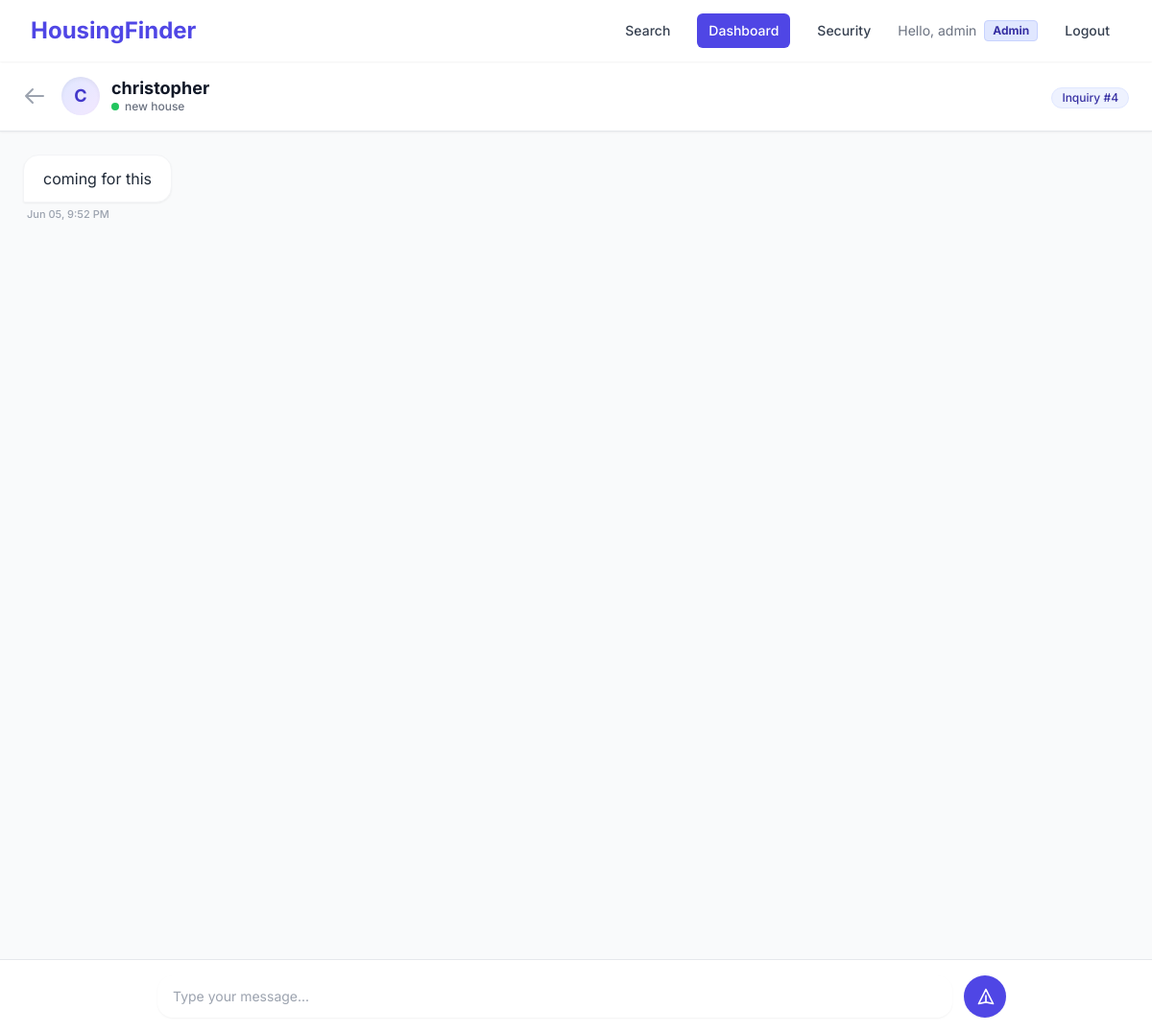
The page /chat/4/ (signed in) on the database its author committed.
### accounts/models.py (models this page shows, shortened)
class User(AbstractUser):
    class Role(models.TextChoices):
        STUDENT = 'STUDENT', 'Student'
        LANDLORD = 'LANDLORD', 'Landlord'
        ADMIN = 'ADMIN', 'Admin'
    role = models.CharField(max_length=20, choices=Role.choices, default=Role.STUDENT)
    phone_number = models.CharField(
        max_length=20,
        blank=True,
        null=True,
        validators=[
            RegexValidator(
                regex=r'^[+]?[0-9]{7,20}$',
                message='Phone number must contain 7-20 digits and may start with +',
                code='invalid_phone'
            )
        ],
        help_text='Format: +1234567890 or 1234567890'
    )

### properties/models.py (models this page shows, shortened)
class Inquiry(models.Model):
    property = models.ForeignKey(Property, on_delete=models.CASCADE, related_name='inquiries')
    student = models.ForeignKey(settings.AUTH_USER_MODEL, on_delete=models.CASCADE, related_name='inquiries')
    created_at = models.DateTimeField(auto_now_add=True)

class Property(models.Model):
    landlord = models.ForeignKey(settings.AUTH_USER_MODEL, on_delete=models.CASCADE, related_name='properties')
    title = models.CharField(max_length=200)
    description = models.TextField()
    price_per_month = models.DecimalField(max_digits=10, decimal_places=2)
    latitude = models.FloatField(null=True, blank=True)
    longitude = models.FloatField(null=True, blank=True)
    amenities = models.JSONField(default=list, blank=True) # e.g. ["WiFi", "Water Borehole"]
    distance_to_campus = models.FloatField(help_text="Distance in kilometers", null=True, blank=True)
    created_at = models.DateTimeField(auto_now_add=True)
    updated_at = models.DateTimeField(auto_now=True)

class Message(models.Model):
    inquiry = models.ForeignKey(Inquiry, on_delete=models.CASCADE, related_name='messages')
    sender = models.ForeignKey(settings.AUTH_USER_MODEL, on_delete=models.CASCADE)
    content = models.TextField()
    created_at = models.DateTimeField(auto_now_add=True)
    is_read = models.BooleanField(default=False)
    class Meta:
        ordering = ['created_at']

### properties/views.py (the view)
# urls.py: path('chat/<int:inquiry_id>/', views.chat_view, name='chat'),
@login_required
def chat_view(request, inquiry_id):
    inquiry = get_object_or_404(Inquiry, pk=inquiry_id)
    if request.user != inquiry.student and request.user.role != 'ADMIN':
        messages.error(request, "You do not have permission to view this chat.")
        return redirect('dashboard')
    chat_messages = inquiry.messages.all()
    unread_messages = chat_messages.exclude(sender=request.user).filter(is_read=False)
    unread_messages.update(is_read=True)
    context = {
        'inquiry': inquiry,
        'chat_messages': chat_messages,
    }
    return render(request, 'chat.html', context)

### accounts/logging_utils.py (called while the page is built)
    def __call__(self, request):
        response = self.get_response(request)
        if not request.path.startswith(('/static/', '/media/')):
            if response.status_code >= 400 or any(important_path in request.path for important_path in ['/admin/', '/dashboard/', '/login', '/signup']):
                user = request.user if request.user.is_authenticated else None
                log_event(
                    level=SystemLog.LogLevel.WARNING if response.status_code >= 400 else SystemLog.LogLevel.INFO,
                    category=SystemLog.LogCategory.SECURITY,
                    action=f"{request.method} {request.path}",
                    message=f"Status: {response.status_code}",
                    user=user,
                    request=request,
                    status_code=response.status_code
                )
        return response

### templates/chat.html (shortened to what this page needs)
{% extends 'base.html' %}
{% block content %}
<div class="flex-grow flex flex-col bg-gray-50 h-[calc(100vh-64px)]">
    <div class="bg-white border-b border-gray-200 px-6 py-4 flex items-center justify-between sticky top-0 z-10 shadow-sm">
        <div class="flex items-center">
            <a href="{% url 'dashboard' %}" class="mr-4 text-gray-400 hover:text-gray-600 transition-colors">
                <svg class="w-6 h-6" fill="none" stroke="currentColor" viewBox="0 0 24 24"><path stroke-linecap="round" stroke-linejoin="round" stroke-width="2" d="M10 19l-7-7m0 0l7-7m-7 7h18"></path></svg>
            </a>
            <div class="h-10 w-10 rounded-full bg-gradient-to-br from-indigo-100 to-purple-100 flex items-center justify-center text-indigo-700 font-bold text-lg shadow-inner mr-3">
                {% if request.user == inquiry.student %}
                    A
                {% else %}
                    {{ inquiry.student.username|make_list|first|upper }}
                {% endif %}
            </div>
            <div>
                <h2 class="text-lg font-bold text-gray-900 leading-tight">
                        {% if request.user == inquiry.student %}
                            Admin
                        {% else %}
                            {{ inquiry.student.username }}
                        {% endif %}
                </h2>
                <div class="flex items-center">
                    <span class="w-2 h-2 bg-green-500 rounded-full mr-1.5"></span>
                    <a href="{% url 'property_detail' inquiry.property.id %}" class="text-xs font-medium text-gray-500 hover:text-indigo-600 transition-colors truncate max-w-[200px] sm:max-w-xs">{{ inquiry.property.title }}</a>
                </div>
            </div>
        </div>
        <div class="hidden sm:block text-right">
            <span class="inline-flex items-center px-2.5 py-0.5 rounded-full text-xs font-medium bg-indigo-50 text-indigo-800 border border-indigo-100">
                Inquiry #{{ inquiry.id }}
            </span>
        </div>
    </div>
    <div id="chat-messages" class="flex-1 p-6 overflow-y-auto bg-[#F9FAFB] flex flex-col space-y-4">
        {% for message in chat_messages %}
            <div class="flex w-full {% if message.sender == request.user %}justify-end{% else %}justify-start{% endif %}">
                <div class="flex flex-col {% if message.sender == request.user %}items-end{% else %}items-start{% endif %} max-w-[80%] md:max-w-[70%]">
                    <div class="flex items-end {% if message.sender == request.user %}flex-row-reverse{% else %}flex-row{% endif %}">
                        <div class="relative px-5 py-3 shadow-sm rounded-2xl {% if message.sender == request.user %}bg-indigo-600 text-white rounded-br-sm{% else %}bg-white text-gray-800 border border-gray-100 rounded-bl-sm{% endif %}">
                            <p class="text-sm md:text-base leading-relaxed break-words whitespace-pre-wrap">{{ message.content }}</p>
                        </div>
                    </div>
                    <div class="mt-1 flex items-center space-x-1 text-[11px] text-gray-400 font-medium px-1">
                        <span>{{ message.created_at|date:"M d, g:i A" }}</span>
                    </div>
                </div>
            </div>
        {% endfor %}
    </div>
    <div class="bg-white border-t border-gray-200 p-4 shrink-0">
        <form action="{% url 'send_message' inquiry.id %}" method="POST" class="flex items-end space-x-3 max-w-4xl mx-auto">
            <div class="flex-1 relative">
                <textarea
                    id="content"
                    name="content"
                    rows="1"
                    required
                    placeholder="Type your message..."
                    class="block w-full rounded-2xl border-gray-300 shadow-sm focus:border-indigo-500 focus:ring-indigo-500 sm:text-sm py-3 px-4 resize-none min-h-[44px] max-h-32 overflow-y-auto"
                    oninput="this.style.height = ''; this.style.height = this.scrollHeight + 'px'"
                ></textarea>
            </div>
            <button type="submit" class="inline-flex items-center justify-center h-11 w-11 shrink-0 rounded-full border border-transparent shadow-sm text-white bg-indigo-600 hover:bg-indigo-700 focus:outline-none focus:ring-2 focus:ring-offset-2 focus:ring-indigo-500 transition-transform active:scale-95">
                <svg class="h-5 w-5 ml-0.5" fill="none" stroke="currentColor" viewBox="0 0 24 24"><path stroke-linecap="round" stroke-linejoin="round" stroke-width="2" d="M12 19l9 2-9-18-9 18 9-2zm0 0v-8"></path></svg>
            </button>
        </form>
    </div>
</div>
{% endblock %}

### templates/base.html (shortened to what this page needs)
<!DOCTYPE html>
<html lang="en">
<head>
    <script src="https://cdn.tailwindcss.com"></script>
    <link rel="stylesheet" href="https://unpkg.com/leaflet@1.9.4/dist/leaflet.css"/>
</head>
<body class="bg-gray-50 flex flex-col min-h-screen">
    <nav class="bg-white shadow-sm sticky top-0 z-[1000]">
        <div class="max-w-7xl mx-auto px-4 sm:px-6 lg:px-8">
            <div class="flex justify-between h-16">
                <div class="flex">
                    <a href="{% url 'home' %}" class="flex-shrink-0 flex items-center">
                        <span class="text-2xl font-bold text-indigo-600">HousingFinder</span>
                    </a>
                </div>
                <div class="flex items-center space-x-4">
                    <a href="{% url 'property_search' %}" class="text-gray-700 hover:text-indigo-600 px-3 py-2 rounded-md text-sm font-medium">Search</a>
                    {% if user.is_authenticated %}
                        <a href="{% url 'dashboard' %}" class="bg-indigo-600 text-white hover:bg-indigo-700 px-3 py-2 rounded-md text-sm font-medium transition-colors">Dashboard</a>
                        <a href="{% url 'two_factor:profile' %}" class="text-gray-700 hover:text-indigo-600 px-3 py-2 rounded-md text-sm font-medium">Security</a>
                        <div class="flex items-center">
                            <span class="text-gray-500 text-sm mr-2">Hello, {{ user.username }}</span>
                            {% if user.role == 'ADMIN' or user.is_superuser %}
                                <span class="inline-flex items-center px-2 py-0.5 rounded text-xs font-bold bg-indigo-100 text-indigo-800 border border-indigo-200">
                                    Admin
                                </span>
                            {% endif %}
                        </div>
                        <a href="{% url 'logout' %}" class="text-gray-700 hover:text-indigo-600 px-3 py-2 rounded-md text-sm font-medium">Logout</a>
                    {% else %}
                        <a href="{% url 'two_factor:login' %}" class="text-gray-700 hover:text-indigo-600 px-3 py-2 rounded-md text-sm font-medium">Login</a>
                        <a href="{% url 'signup' %}" class="bg-indigo-600 text-white hover:bg-indigo-700 px-4 py-2 rounded-md text-sm font-medium transition-colors">Sign Up</a>
                    {% endif %}
                </div>
            </div>
        </div>
    </nav>
    <main class="flex-grow flex flex-col">
        {% block content %}{% endblock %}
    </main>
</body>
</html>

### templates/base.html (style rules this page uses)
body { font-family: 'Inter', sans-serif; }

### rows shown on the page
User: username "admin"
Inquiry: student.username|make_list "C", student.username "christopher", property "new house", id "4"
Message: content "coming for this", created_at "Jun 05, 9:52 PM"
